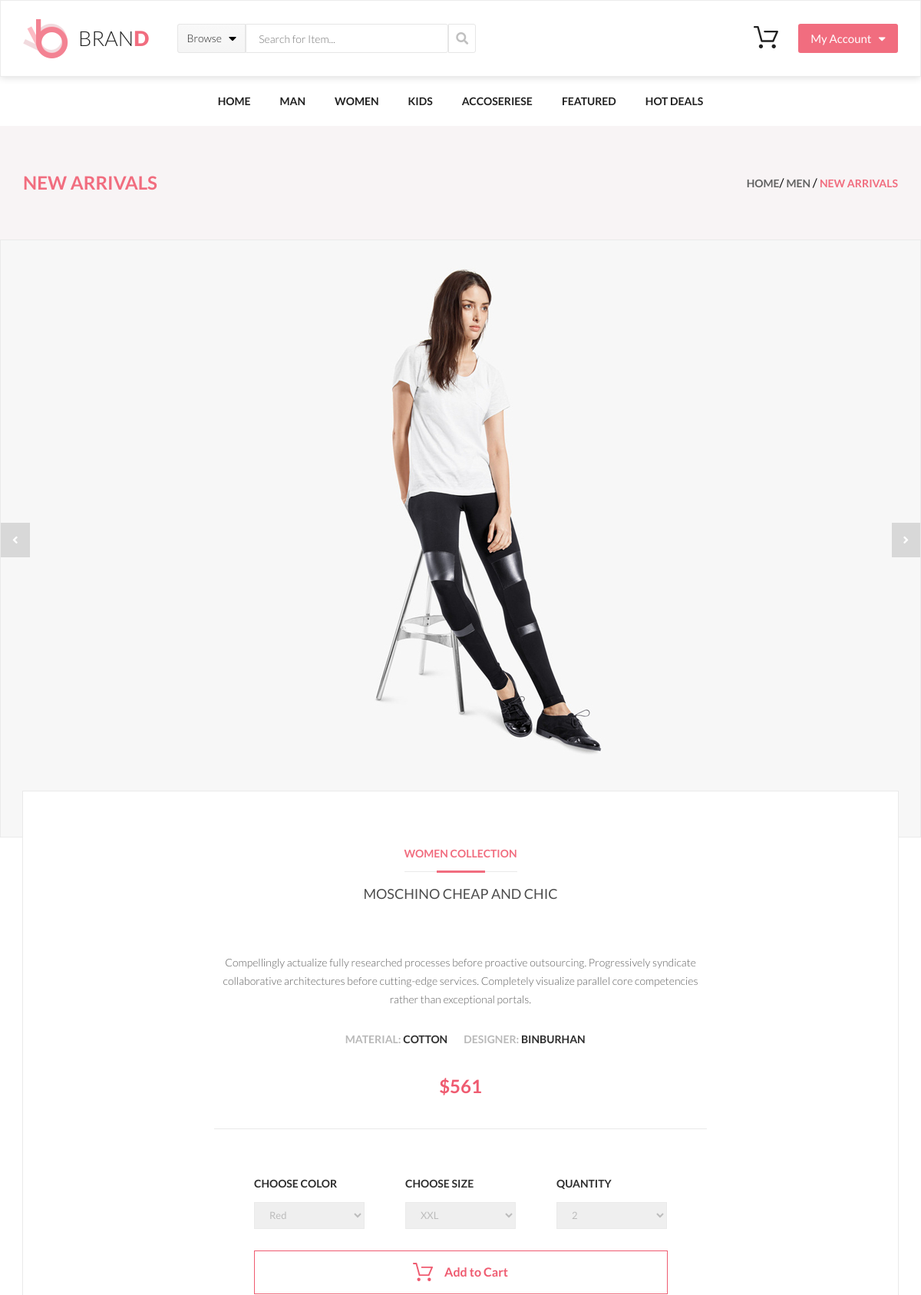
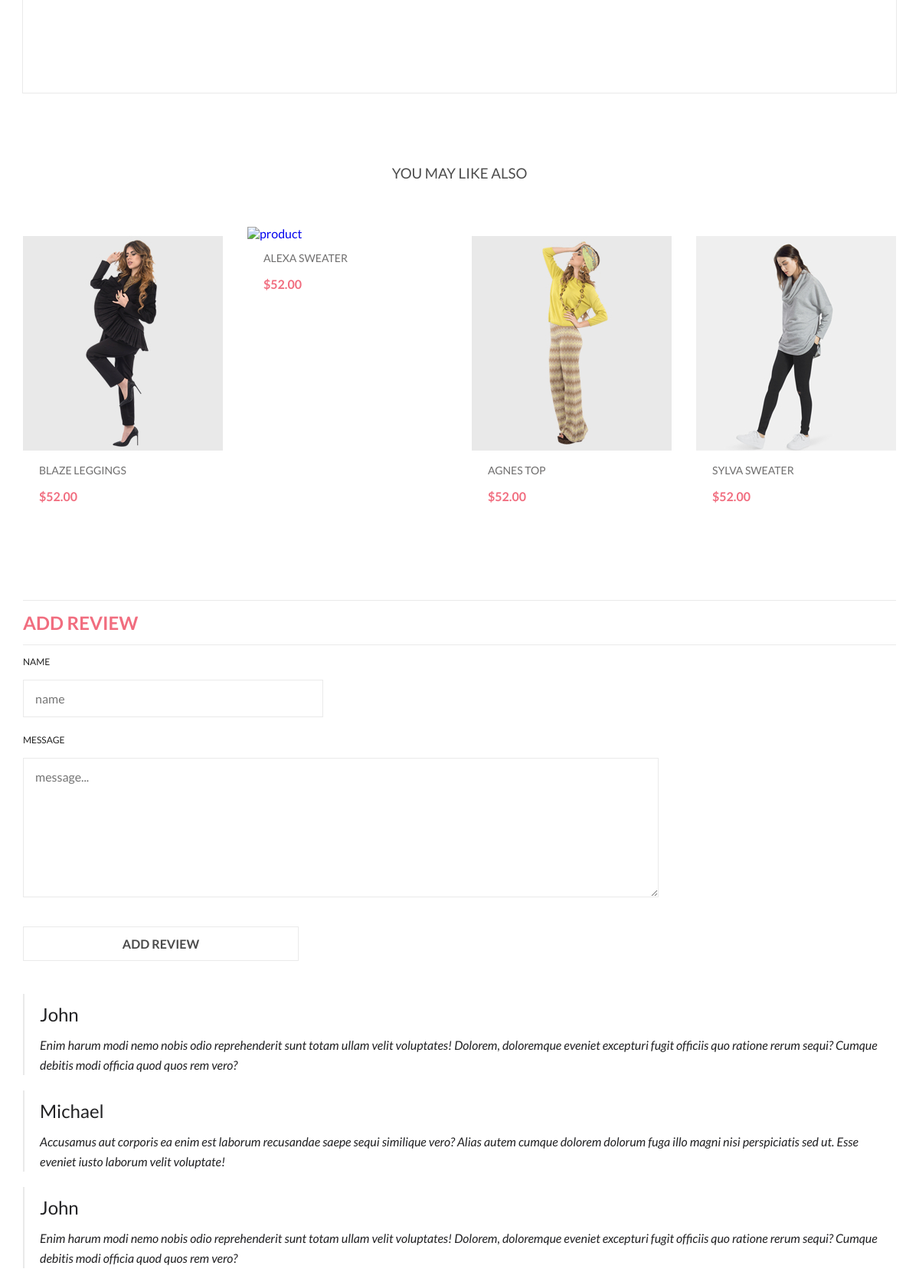
The page / (upper part) on the database its author committed (2 pictures, top to bottom).
### tables this page shows
CREATE TABLE `reviews` (
  `id` tinyint(3) NOT NULL,
  `name` varchar(10) NOT NULL,
  `review` text NOT NULL
);

### functions.php (the view)
<?
	include "config.php";
	function getReviews() {
		global $connect;
		$reviews = '';
		$sql = "select * from reviews";
		$result = mysqli_query($connect, $sql);
		while ($data = mysqli_fetch_assoc($result)) {
			$reviews .= '
				<div class="review">
					<div class="review-author">'.$data['name'].'</div>
					<div class="review-text">'.$data['review'].'</div>
				</div>
			';
		}
		return $reviews;
	}

### index.php (shortened to what this page needs)
<?php
    include "config.php";
    include "functions.php";
?>
<!DOCTYPE html>
<html lang="en">
<head>
	<link rel="stylesheet" href="css/style.css">
	<link rel="stylesheet" href="css/normalize.css">
	<link rel="stylesheet" href="https://use.fontawesome.com/releases/v5.1.1/css/all.css"
>
</head>
<body>
<div class="wrapper">
	<div class="content">
		<header class="header">
			<div class="header-flex ">
				<div class="header-left">
					<a class="logo" href="index.html"> <img src="img/logo.png" alt="logo">BRAN<span
							class="special-D">D</span></a>
					<form class="form" action="#">
						<div class="browse"><span class="browse-text">Browse</span><i class="fa fa-caret-down"></i>
						</div>
						<input class="search" type="search" placeholder="Search for Item...">
						<button class="submit-search" type="submit"><i class="fas fa-search"></i></button>
					</form>
				</div>
				<div class="header-right">
					<div class="cart-position">
						<a href="shoping_cart.html"><img src="img/cart.svg" alt="cart"> </a>
					</div>
					<div class="account">
						<a class="account-text" href="#"> <span>My&nbsp;Account</span><i
								class="fa fa-caret-down"></i></a>
					</div>
				</div>
			</div>
		</header>
		<nav>
			<ul class="menu">
				<li><a href="index.html">Home</a></li>
				<li><a href="product.html">Man</a></li>
				<li><a href="#">Women</a>
				</li>
				<li><a href="#">Kids</a></li>
				<li><a href="#">Accoseriese</a></li>
				<li><a href="#">Featured</a></li>
				<li><a href="#">Hot Deals</a></li>
			</ul>
		</nav>
		<div class="breadcrumb">
			<div class="breadcrumb-text">
				<h3>New Arrivals</h3>
				<div class="breadcrumb-link"><a href="index.html">Home</a>/ <a href="#">Men </a>/ <a
						href="#"><span>New Arrivals</span>
					</a></div>
			</div>
		</div>
		<section class="silder-goods">
			<div class="carousel">
				<div id="carousel" class="carousel_inner">
					<div class="carousel_box img-model">
						<img src="img/single_page.jpg" alt="model"></div>
					<div class="carousel_box img-model">
						<img src="img/single_page.jpg" alt="model"></div>
				</div>
				<div class="carousel-arrow">
					<i id="carousel_prev" class="fas fa-angle-left"></i>
					<i id="carousel_next" class="fas fa-angle-right"></i>
				</div>
			</div>
		</section>
		<section class="info-good">
			<div class="colletion-swape">
				<h4>WOMEN COLLECTION</h4>
				<div class="border-bottom-swape">
				</div>
				<div class="border-bottom-swape-special"></div>
			</div>
			<h3>Moschino Cheap And Chic</h3>
			<p>Compellingly actualize fully researched processes before proactive outsourcing. Progressively syndicate
				collaborative architectures before cutting-edge services. Completely visualize parallel core
				competencies rather than exceptional portals. </p>
			<div class="flex-material-designe">
				<p><span>MATERIAL:</span> COTTON</p>
				<p><span>DESIGNER:</span> BINBURHAN</p>
			</div>
			<p class="price-single-page">$561</p>
			<div class="choose-size-color">
				<div class="choose-color">
					<h5>CHOOSE COLOR</h5>
					<select class="select" name="color" id="color">
						<option value="pink">
							Red
						</option>
					</select>
				</div>
				<div class="choose-color">
					<h5>CHOOSE SIZE</h5>
					<select class="select" name="size" id="size">
						<option value="pink">
							XXL
						</option>
					</select>
				</div>
				<div class="choose-color">
					<h5>QUANTITY</h5>
					<select class="select" name="count" id="count">
						<option value="pink">
							2
						</option>
					</select>
				</div>
			</div>
			<a class="add-to-card-bottom" href="#"><img src="img/Forma_1_copy.svg" alt="cart">
				<span>Add to&nbsp;Cart</span></a>
		</section>
		<section class="choose-also">
			<h3>you may like also</h3>
			<div class="choose-goods-other">
				<div class="product-parrent-other">
					<a class="product-other" href="#">
						<img class="img" src="img/other-product-1.jpg" alt="product">
						<div class="text-other-product">
							<p class="p-text-other">BLAZE LEGGINGS</p>
							<p class="p-text-price">$52.00</p>
						</div>
					</a>
				</div>
				<div class="product-parrent-other margin-top">
					<a class="product-other" href="#">
						<img class="img" src="img/other-product-2.jpg" alt="product">
						<div class="text-other-product">
							<p class="p-text-other">ALEXA SWEATER</p>
							<p class="p-text-price">$52.00</p>
						</div>
					</a>
				</div>
				<div class="product-parrent-other">
					<a class="product-other" href="#">
						<img class="img" src="img/other-product-3.jpg" alt="product">
						<div class="text-other-product">
							<p class="p-text-other">AGNES TOP</p>
							<p class="p-text-price">$52.00</p>
						</div>
					</a>
				</div>
				<div class="product-parrent-other">
					<a class="product-other" href="#">
						<img class="img" src="img/other-product-4.jpg" alt="product">
						<div class="text-other-product">
							<p class="p-text-other">SYLVA SWEATER</p>
							<p class="p-text-price">$52.00</p>
						</div>
					</a>
				</div>
			</div>
		</section>
		<section class="add-review">
			<form class="email-password" action="addReview.php" method="post">
				<h2 class="special-h"> Add Review</h2>
				<div>
					<label for="name"><p>Name</p></label>
					<input type="text" name="name" id="name" placeholder="name" required>
				</div>
				<div>
					<label for="message"><p>Message</p></label>
					<textarea name="message" id="message" placeholder="message..."></textarea>
				</div>
				<input class="log-in" type="submit" name="add_review" value="Add review">
			</form>
		</section>
        <section class="reviews">
            <div class="reviews-list">
                <?=getReviews();?>
            </div>
        </section>
	</div>
</div>
</body>
</html>

### rows shown on the page
reviews: name "John", review "Enim harum modi nemo nobis odio reprehenderit sunt totam ullam velit voluptates! Dolorem, doloremque eveniet excepturi fugit officiis quo ratione rerum sequi? Cumque debitis modi officia quod quos rem vero?"
reviews: name "Michael", review "Accusamus aut corporis ea enim est laborum recusandae saepe sequi similique vero? Alias autem cumque dolorem dolorum fuga illo magni nisi perspiciatis sed ut. Esse eveniet iusto laborum velit voluptate!"
reviews: name "John", review "Enim harum modi nemo nobis odio reprehenderit sunt totam ullam velit voluptates! Dolorem, doloremque eveniet excepturi fugit officiis quo ratione rerum sequi? Cumque debitis modi officia quod quos rem vero?"
